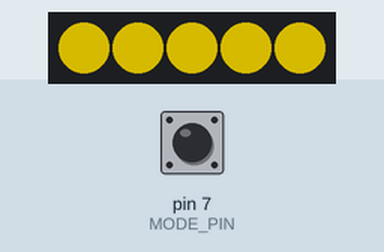
Bench run of a sketch on a simulated Arduino Uno, built with avr-gcc and run on an emulated ATmega328P. Parts: 5 RGB LEDs in strip order, left to right. The inputs (shaded band) are chosen by the test bench; at power-on: pin 7 (MODE_PIN) LOW. Dim RGB values are drawn brighter than linear.

Above: at 4.2 s.
4.3 s: pin 7 (MODE_PIN) pulled HIGH for 1 s
At 5.85 s:
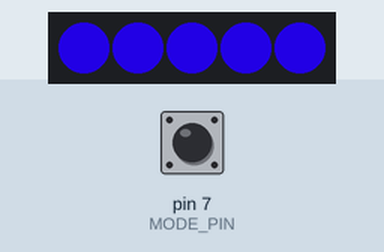
5.9 s: pin 7 (MODE_PIN) pulled HIGH for 0.15 s
6.6 s: pin 7 (MODE_PIN) pulled HIGH for 0.15 s
7.3 s: pin 7 (MODE_PIN) pulled HIGH for 1 s
At 10.36 s:
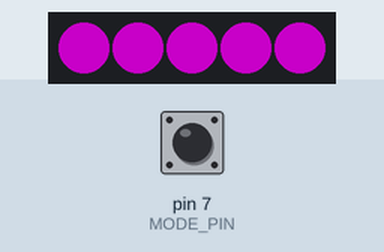
13.5 s: pin 7 (MODE_PIN) pulled HIGH for 3.2 s
At 16.66 s:
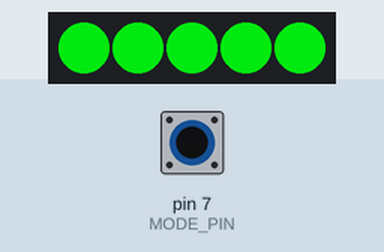
Timing chart, 0 to 18.3 s (numbered marks = the images above; inputs shaded):
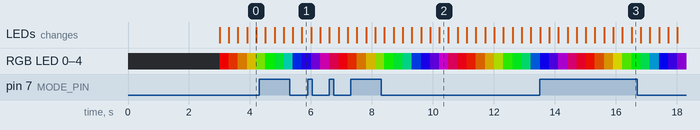

The sketch:

led-lamp-software.ino
```cpp
// (licence header left out)
// I am worthy of what I desire.

#include <FastLED.h>

// I can. I will. End of story.

#define LED_PIN 6          // Set the data pin for LED control.
#define KNOB_PIN A1        // Set the pin used for the potentiometer.
#define MODE_PIN 7         // Set the pin used for mode change button.
#define LED_TYPE WS2812B   // Set the type of led being used.
#define COLOR_ORDER GRB    // Set color channel order.
#define LED_COUNT 5        // Set the number of LEDs used in the lamp.
#define MAX_BRIGHTNESS 200 // Set the max led brightness, be careful of power draw. Max: 255
#define MIN_BRIGHTNESS 20  // Set the minimum led brightness. Min: 0
#define MAX_MODES 1        // Set number of modes availible.

// I am adventurous. I overcome fears by following my dreams.

CRGB leds[LED_COUNT];

// I choose to see the light that I am to this world.

uint8_t modeSwitch;
uint8_t currentMode = 1;
uint8_t hue = 0;
uint8_t outputBrightness;
bool controlBrightness = false; // Enable external brightness control pot.

void setup()
{
  delay(3000); // We delay startup incase we screw something up, so we have time to switch to recovery.

  FastLED.addLeds<LED_TYPE, LED_PIN, COLOR_ORDER>(leds, LED_COUNT);
  FastLED.setBrightness(MIN_BRIGHTNESS); // Initialize the LEDs to lowest brightness. FO SAFETY YO
  FastLED.clear(true);                   // Initialize all LEDs to same off state.
}

// I will not compare myself to strangers on the Internet.

void loop()
{
  modeSwitch = digitalRead(MODE_PIN);

  if (controlBrightness) // Checks to see if there is a knob installed, and adjusts brightness to current setting.
  {
    updateBrightness();
  }
  else
  {
    outputBrightness = MAX_BRIGHTNESS;
  }

  if (modeSwitch == HIGH) // Might need to add debounce. Open an issue on github if needed.
  {
    currentMode++;

    if (currentMode > MAX_MODES)
    {
      currentMode = 1;
    }
  }

  switch (currentMode)
  {
  case 1: // Rainbow Mode - Fades all LEDs through the same colors at the same time.
    modeRainbow();
    break;
  default: // If we somehow make it past our modes, default back to mode 1. Probably not needed, or can take the place of case 1 once more modes have been added, starting the swithc at case 2.
    currentMode = 1;
    break;
  }

  EVERY_N_MILLISECONDS(15)
  {
    hue++;
  }

  FastLED.setBrightness(outputBrightness);
  FastLED.show();
}

// I have the power to create change.

void updateBrightness()
{                                                                                 // function for converting sensor value from ADC to 8bit value and consraining the result.
  int mappedBrightness = map(analogRead(KNOB_PIN), 0, 1023, 0, 255);              // Converts the knob input from 10bit to 8bit so the fastled library can use it.
  outputBrightness = constrain(mappedBrightness, MIN_BRIGHTNESS, MAX_BRIGHTNESS); // Gives us a variable to use that respects our min adn max brightness settings.
}

void modeRainbow()
{
  for (uint8_t x = 0; x < LED_COUNT; x++)
  {
    leds[x].setHSV(hue, 255, 255);
  }
}
```
